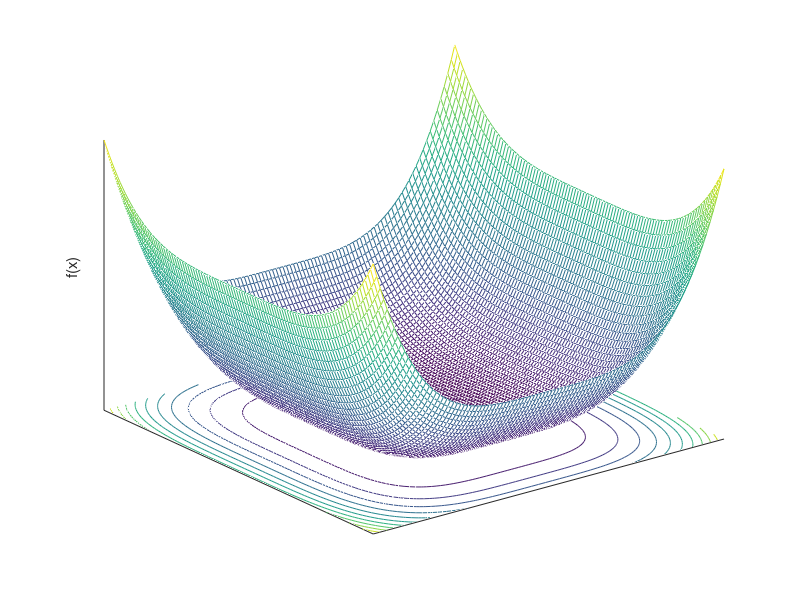

Recreate this plot in MATLAB.
function QuarticPlot

xlimits = [-1.28 1.28];
dx = (xlimits(2) - xlimits(1)) / 100;
N = floor((xlimits(2) - xlimits(1)) / dx) + 1;
obj = zeros(N, N);
i = 0;
r = rand;
for x = xlimits(1) : dx : xlimits(2)
    i = i + 1;
    k = 0;
    for y = xlimits(1) : dx : xlimits(2)
        k = k + 1;
        obj(i,k) = x^4 + 2*y^4 + r;
    end
end
close all;
[x, y] = meshgrid(xlimits(1) : dx : xlimits(2));
meshc(x,y,obj);
zlabel('f(x)')
set(gca, 'XTick', [])
set(gca, 'YTick', [])
set(gca, 'ZTick', [])
temp = axis;
axis([xlimits, xlimits, temp(5), max(max(obj))])